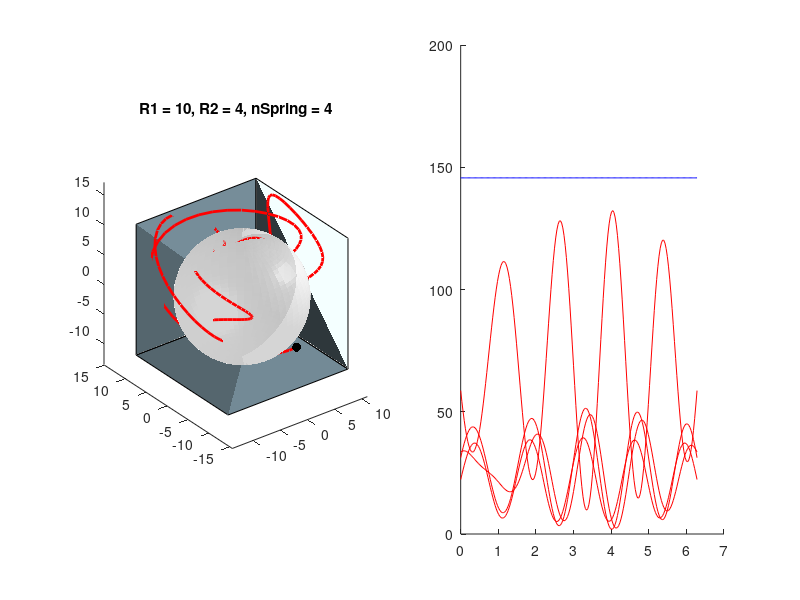

Write the MATLAB code that produced this figure. (Note: this script raises an error after producing the figure.)


clear all 
close all 
clc 

%%%%%%%%%%%%%%%%%%%%%%%%%%%%%%%%%%%%%%%%%%%%%%%%%%%%%%%%
%%%%           Parameter Definitions                %%%%
%%%%%%%%%%%%%%%%%%%%%%%%%%%%%%%%%%%%%%%%%%%%%%%%%%%%%%%%

r1 = 10;
r2 = 4;
r3 = 4;

nSpring = 4; 

rho1    = 2;
rho2    = 3;
rho3    = 0.5; 

alpha   = linspace(0,2*pi,200);
gamma   = linspace(0,2*pi,200);
beta    = linspace(0,3*pi,200); 

[X1,Y1,Z1] = sphere(50);
[X2,Y2,Z2] = sphere(50);
[X3,Y3,Z3] = sphere(50);


sx1 = X1*r1;
sy1 = Y1*r1;
sz1 = Z1*r1;
sx2 = X2*r2;
sy2 = Y2*r2;
sz2 = Z2*r2;
sx3 = X3*(r1-r2);
sy3 = Y3*(r1-r2);
sz3 = Z3*(r1-r2);
sArrayShape = size(sx2); 

sphere2 = [sx2(:).' ; sy2(:).' ; sz2(:).' ; ones(1,numel(sx2))];

theta = linspace(0,pi,nSpring+1);theta(end)=[];
phi   = linspace(0 ,2*pi,nSpring+1);phi(end)=[];

P = [   r3*sin(theta).*cos(phi)
        r3*sin(theta).*sin(phi)
        r3*cos(theta)
        ones(size(theta))];
    
P = r3.*rand(3,nSpring-1);
P(:,end+1) = -sum(P,2);
P = [P;ones(size(theta))];
    
    
 Rz = @(a) [cos(a) -sin(a)  0; 
            sin(a)  cos(a)  0; 
            0       0       1];
        
 Ry = @(a) [cos(a)  0       sin(a); 
            0       1       0; 
            -sin(a) 0       cos(a)];
        
 Rx = @(a) [1       0       0 ; 
            0       cos(a)  -sin(a); 
            0       sin(a)  cos(a);];
        

 
 Rzyx = @(a,b,c) Rx(a)*Ry(b)*Rz(c)
 
 H = @(a,b,c,t) [Rzyx(a,b,c), [t;0;0] ; [0,0,0,1]]
 
 for k = 1:numel(gamma)
    
    a1 = alpha(k);
    b1 = beta(k);
    c1 = gamma(k); 
    t1 = 0;   
    
    a2 = rho1.*alpha(k);
    b2 = rho2.*beta(k);
    c2 = rho3.*gamma(k);
    t2 = r1-r2;  
    
    P_prime{k} = H(a1,b1,c1,t1)*H(a2,b2,c2,t2)*P;
    sphere2_prime{k} = H(a1,b1,c1,t1)*H(a2,b2,c2,t2)*sphere2;
     
 end
 
 stifness = ones(1,nSpring) ;
for k = 1:numel(gamma)
    for ii = 1:nSpring
        Ui(k,ii) = 0.5*stifness(ii)*(P_prime{k}(1,ii)^2 + P_prime{k}(2,ii)^2 + P_prime{k}(3,ii)^2);
    end
end
 
  Utotal = sum(Ui,2);
  
  
%%%%%%%%%%%%%%%%%%%%%%%%%%%%%%%%%%%%%%%%%%%%%%%%%%%%%%%%
%%%%                Initial Plots                   %%%%
%%%%%%%%%%%%%%%%%%%%%%%%%%%%%%%%%%%%%%%%%%%%%%%%%%%%%%%% 
fh      = figure('color',[1,1,1],'position',[100,100,1000,500]);subplot(1,2,1);hold on ;axis equal;
ht      = title(['R1 = ',num2str(r1),', R2 = ',num2str(r2),', nSpring = ',num2str(nSpring)]); %Print time in title

for k = 1:nSpring
    for ii = 1:numel(P_prime) 
        
        Px(k,ii) = P_prime{ii}(1,k);
        Py(k,ii) = P_prime{ii}(2,k);
        Pz(k,ii) = P_prime{ii}(3,k);

        
    end
end 

% keyboard 
  
f       = getframe(gcf);
sizef   = size(f.cdata);
width   = sizef(1);
height  = sizef(2);


subplot(1,2,1); hold on
                     material shiny

surface(sx1,sy1,sz1,'EdgeAlpha', 0.1,...
                    'FaceAlpha', 0.3,...
                    'FaceColor', [189, 189, 189]./255,...
                    'EdgeColor', [189, 189, 189]./255,...
                    'AmbientStrength',0.5)
                
surface(sx3,sy3,sz3,'EdgeAlpha', 0.2,...
                    'FaceAlpha', 0.8,...
                    'FaceColor', [0 188  212]./255,...
                    'EdgeColor', 'none')

sx2_prime = reshape(sphere2_prime{1}(1,:),sArrayShape(1),sArrayShape(2));
sy2_prime = reshape(sphere2_prime{1}(2,:),sArrayShape(1),sArrayShape(2));
sz2_prime = reshape(sphere2_prime{1}(3,:),sArrayShape(1),sArrayShape(2));

H1 = surface(sx2_prime,sy2_prime,sz2_prime,...
                        'FaceAlpha', 0.4, ...
                        'FaceColor', [0.1 0.1 0.1],...
                        'EdgeColor', 'none',...
                        'FaceLighting','gouraud',...
                        'AmbientStrength',0.5);
                    


H2 = plot3(P_prime{1}(1,:),P_prime{1}(2,:),P_prime{1}(3,:),'.k','markersize',20);
H3 = plot3(mean(sx2_prime(:)),mean(sy2_prime(:)),mean(sz2_prime(:)),'.g','markersize',10);

dist = 11

patch([dist -dist -dist dist], [dist dist -dist -dist], [-dist -dist -dist -dist],[120, 144, 156]./255,'facealpha',1)
patch([dist -dist -dist dist], [dist dist dist dist], [dist dist -dist -dist], [120, 144, 156]./255,'facealpha',1)
patch([dist dist dist dist],[dist -dist -dist dist],  [dist dist -dist -dist], [120, 144, 156]./255,'facealpha',1)

                    light('Position',[10 -10 10],'Style','local')
%                     shading flat
                    
%                     lighting gouraud


for k = 1:nSpring
   plot3(Px(k,:),Py(k,:),Pz(k,:),'-r','Linewidth',2) 
end

% alpha 0.1 

axis equal
view(3)

subplot(1,2,2);hold on 
  U1 = plot(gamma(:),Utotal(:),'-b');
for ii = 1:length(P_prime{k}(1,:))
    U2(ii) = plot(gamma(:),Ui(:,ii),'-r');
end
       

%%%%%%%%%%%%%%%%%%%%%%%%%%%%%%%%%%%%%%%%%%%%%%%%%%%%%%%%
%%%%                Make animation                  %%%%
%%%%%%%%%%%%%%%%%%%%%%%%%%%%%%%%%%%%%%%%%%%%%%%%%%%%%%%%


mCounter=1;

for k = 1:numel(gamma)

    sx2_prime = reshape(sphere2_prime{k}(1,:),sArrayShape(1),sArrayShape(2));
    sy2_prime = reshape(sphere2_prime{k}(2,:),sArrayShape(1),sArrayShape(2));
    sz2_prime = reshape(sphere2_prime{k}(3,:),sArrayShape(1),sArrayShape(2));
    
    set(H1, 'Xdata',sx2_prime,...
            'Ydata',sy2_prime,...
            'Zdata',sz2_prime)
    
    
    set(H2, 'Xdata',P_prime{k}(1,:),...
            'Ydata',P_prime{k}(2,:),...
            'Zdata',P_prime{k}(3,:))
        
    set(H3, 'Xdata',mean(sx2_prime(:)),...
            'Ydata',mean(sy2_prime(:)),...
            'Zdata',mean(sz2_prime(:)))
    
%         pause(0.05)
        
            f=getframe(gcf);
    if mCounter == 1
        [mov(:,:,1,mCounter), map] = rgb2ind(f.cdata, 256, 'nodither');
    else
               mov(:,:,1,mCounter) = rgb2ind(f.cdata, map, 'nodither');
    end
    mCounter = mCounter+1;
end


%%%%%%%%%%%%%%%%%%%%%%%%%%%%%%%%%%%%%%%%%%%%%%%%%%%%%%%%
%%%%               Save animations                  %%%%
%%%%%%%%%%%%%%%%%%%%%%%%%%%%%%%%%%%%%%%%%%%%%%%%%%%%%%%%

directory = 'C:\Users\Reinier\Box Sync\Reinier PhD\3_Matlab\SB_Tusi_couple\Animations';
directory = 'D:\pkuppens\Box Sync\Reinier PhD\3_Matlab\SB_Tusi_couple\Animations';

idx=0;
cd(directory)
existingNames=dir('*.gif');
for k = 1:numel(existingNames)
    idx(k)=str2num(existingNames(k).name(end-7:end-4));
end
maxIdx = max(idx);

animation_name = strcat(directory,'\Animation',num2str(maxIdx+1.','%04d'),'.gif');
imwrite(mov, map,animation_name, 'DelayTime', 0, 'LoopCount', inf);















